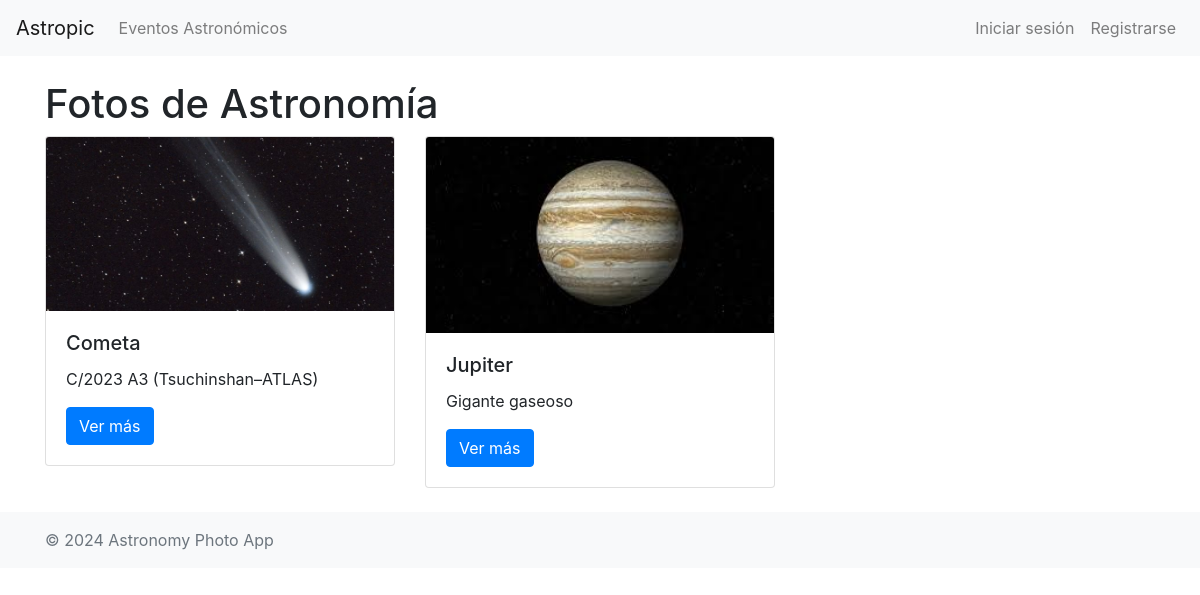
The app's page /, older data.
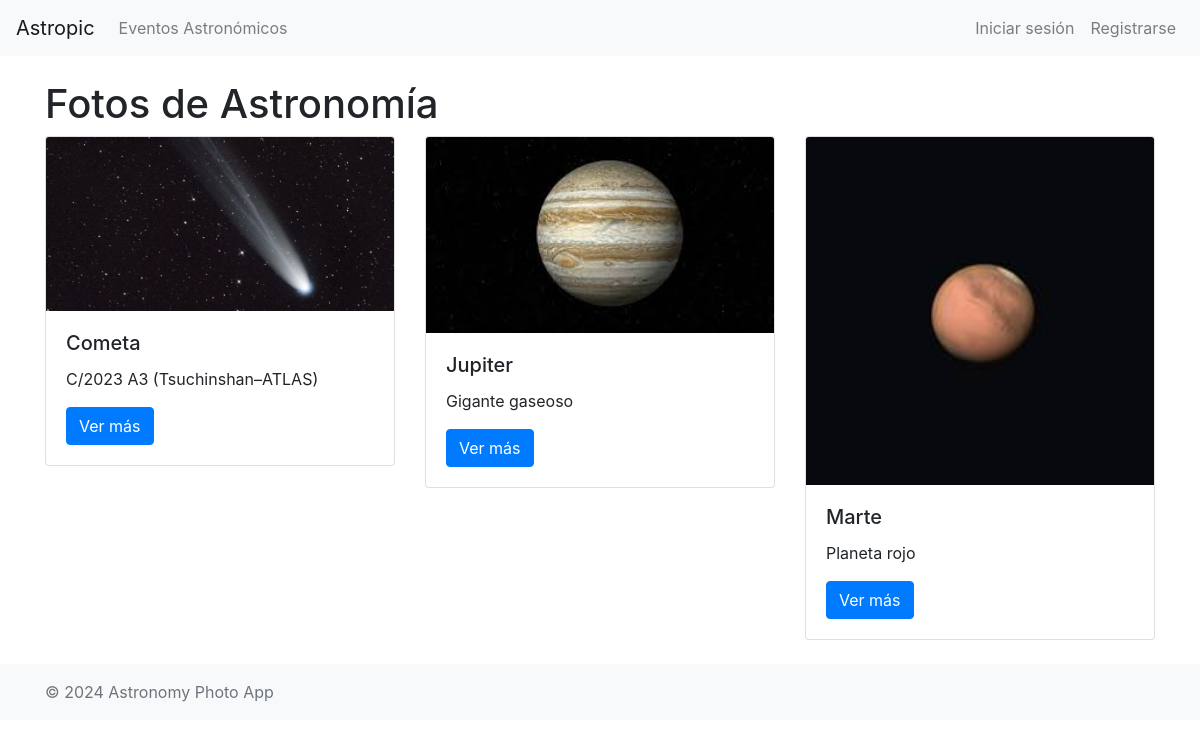
The same page, newer data.
### astropic/models.py (models this page shows, shortened)
class Photo(models.Model):
    title = models.CharField(max_length=255)
    description = models.TextField(blank=True)
    image = models.ImageField(upload_to='photos/', blank=True)
    user = models.ForeignKey(User, on_delete=models.CASCADE)
    event = models.ForeignKey('AstronomicalEvent', null=True, blank=True, on_delete=models.SET_NULL)
    created_at = models.DateTimeField(auto_now_add=True)
    visits = models.IntegerField(default=0)

### astropic/views.py (the view)
# urls.py: path('', PhotoListView.as_view(), name='photo-list'),
class PhotoListView(ListView):
    model = Photo
    template_name = 'photos/photo_list.html'
    context_object_name = 'photos'
    paginate_by = 12

### astropic/templates/photos/photo_list.html (shortened to what this page needs)
{% extends 'base.html' %}
{% block content %}
    <h1>Fotos de Astronomía</h1>
    <div class="row">
        {% for photo in photos %}
            <div class="col-md-4 mb-4">
                <div class="card">
                    <img src="{{ photo.image.url }}" class="card-img-top" alt="{{ photo.title }}">
                    <div class="card-body">
                        <h5 class="card-title">{{ photo.title }}</h5>
                        <p class="card-text">{{ photo.description|truncatewords:20 }}</p>
                        <a href="{% url 'photo-detail' photo.pk %}" class="btn btn-primary">Ver más</a>
                    </div>
                </div>
            </div>
        {% empty %}
            <p>No hay fotos disponibles.</p>
        {% endfor %}
    </div>
{% endblock %}

Row changes from the older to the newer data that the page shows:
added Photo: image (picture), title "Marte", description "Planeta rojo"
